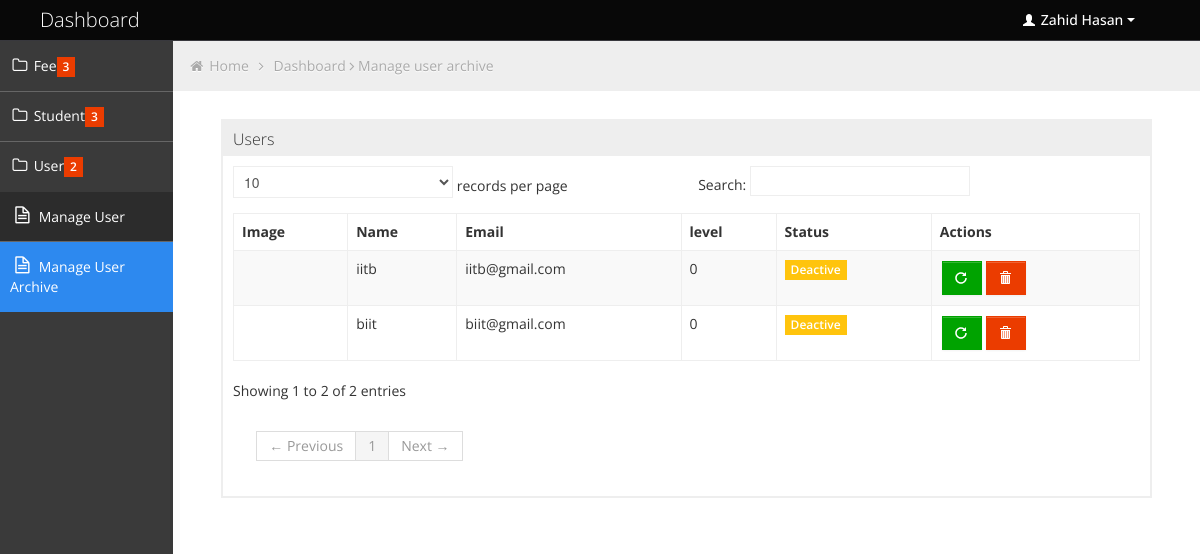
/admin/manageUserArchive.php (signed in), run on the app's committed database.
### tables this page shows
CREATE TABLE `user` (
  `user_id` int(8) NOT NULL,
  `user_image` varchar(255) NOT NULL,
  `user_name` varchar(50) NOT NULL,
  `user_email` varchar(80) NOT NULL,
  `user_password` varchar(50) NOT NULL,
  `user_level` tinyint(1) NOT NULL,
  `activation_status` tinyint(1) NOT NULL,
  `deleteStatus` int(1) NOT NULL
);

### admin/manageUserArchive.php (called while the page is built, shortened)
<?php
	include 'dashboard.php';
?>

### classes/database.php (called while the page is built, shortened)
<?php
    class Database{
        public function __construct() {
            $userName="root";
            $hostName="localhost";
            $password="";
            $dbName="feecollectionsystem";
            $this->link= mysqli_connect($hostName, $userName, $password, $dbName);
        }
    }
?>

### classes/admin.php (called while the page is built, shortened)
<?php
    include 'database.php';
    class Admin{
        public $db;
        public function __construct() {
            $this->db=new Database();
        }
		public function viewAllUserArchive(){
			$sql="SELECT * FROM user WHERE deleteStatus=1";
			$result=mysqli_query($this->db->link,$sql);
			return $result;
		}
    }
?>

### admin/pages/manageUserArchive.php (the view)
<?php
	$userResult=$objAdmin->viewAllUserArchive();
?>
<div class="row-fluid sortable">
	<div class="box span12">
		<div class="box-header" data-original-title>
			<h2></span>Users</h2>
		</div>
		<div class="box-content">
			<style type="text/css">
				form{
					float:left;
					margin:2px;
				}
			</style>
			<table class="table table-striped table-bordered bootstrap-datatable datatable">
			  <thead>
				  <tr>
					  <th>Image</th>
					  <th>Name</th>
					  <th>Email</th>
					  <th>level</th>
					  <th>Status</th>
					  	<?php
							if(($_SESSION['fcs_user_level']==1)||($_SESSION['fcs_user_level']==2)){
						?>
						  <th>Actions</th>
						<?php
							}
						?>
				  </tr>
			  </thead>
			  <tbody>
				<?php
					while($row=mysqli_fetch_assoc($userResult)){
						?>
						<tr>
							<td><?php if(isset( $row['user_image'])){?>
								<a href="../<?php echo $row['user_image'];?>">
									<img width='50px' src="../<?php echo $row['user_image'];?>" alt="" /><?php } ?>
								</a>
							</td>
							<td><?php echo $row['user_name'];?></td>
							<td><?php echo $row['user_email'];?></td>
							<td><?php echo $row['user_level'];?></td>
							<td class="center">
								<?php
									if ($row['activation_status'] == 1) {
										?>
										<span class="label label-success">Active</span>
										<?php
									} else {
										?>
										<span class="label label-warning">Deactive</span>
										<?php
									}
								?>
							</td>
							<?php
								if(($_SESSION['fcs_user_level']==1)||($_SESSION['fcs_user_level']==2)){
							?>
								<td class="center">
									<?php
										if(($_SESSION['fcs_user_level']==1)){
									?>
									   <form action="" method='post'>
											<button class="btn btn-success" type='submit' name='RestoreUserId' value="<?php echo $row['user_id'];?>" title='restore'>
												<i class="halflings-icon white repeat"></i>
											</button>
										</form>
										<form action="" method='post'>
											<button onclick="return confirm('Are you want to delete it permanently!')" class="btn btn-danger" type='submit' name='deleteUserIdPermanently' value="<?php echo $row['user_id'];?>"  title='delete'>
												<i class="halflings-icon white trash"></i>
											</button>
										</form>
									<?php
										}
									?>
								</td>
							<?php
								}
							?>
						</tr>
						<?php
					}
				?>
			  </tbody>
		  </table>
		</div>
	</div>
</div>

### assets/backend/css/style.css (style rules this page uses)
.yellow, .yellow [class="box-header"], .yellow.box, .slider.yellow .ui-slider-range, .progress.yellow .ui-progressbar-value, .sliderVertical.yellow .ui-slider-range, .progressSlim.yellow .ui-progressbar-value, .label-warning, .badge-warning { background: #FFC40D !important; border-color: #FFC40D !important; color: #fff; }
body { background: #F5F5F5; color: #333; border: none; font-family: 'Open Sans', sans-serif; font-weight: 400; }
h2 { font-size: 16px; line-height: 16px; }
.box { border: 2px solid #eee; background: #fff !important; margin-bottom: 28px; }
.box-header { height: 16px; font-size: 16px; line-height: 16px; padding: 10px; background: #eee; -webkit-box-shadow: none; -moz-box-shadow: none; box-shadow: none; overflow: hidden; }
.box-header h2 { float:left; margin-top: 0px; font-weight: 300; }
.box-content { position: relative; z-index: 50; margin-top: -1px; padding: 10px; background: #fff !important; }
.label, .badge { text-shadow: none; font-family: 'Open Sans', sans-serif; font-weight: 600; font-size: 12px; padding: 3px 6px; }
.label { -webkit-border-radius: 0px; -moz-border-radius: 0px; border-radius: 0px; }
.btn { display: inline-block; padding: 6px 12px; margin-bottom: 0; font-size: 14px; font-weight: 500; line-height: 20px; text-align: center; white-space: nowrap; vertical-align: middle; cursor: pointer; border: 1px solid #a7a9aa; -webkit-border-radius: 0px !important; border-radius: 0px !important; }
.btn i { margin-top: 2px; }
.btn { color: #ffffff; background-color: #a7a9aa; border-color: #a7a9aa; background-image: none; filter: none; text-shadow: none; }
.btn-danger { background-color: #EB3C00; border-color: #EB3C00; }
.btn-success { background-color: #00A300; border-color: #00A300; }
.table th, .table td { border-top: 1px solid #eee; }
.table-bordered { border-color: #eee; -webkit-border-radius: 0px !important; -moz-border-radius: 0px !important; border-radius: 0px !important; }
.table-bordered th, .table-bordered td { border-left: 1px solid #eee; }
.table-bordered thead:first-child tr:first-child > th:first-child, .table-bordered tbody:first-child tr:first-child > td:first-child, .table-bordered tbody:first-child tr:first-child > th:first-child { -webkit-border-radius: 0px !important; -moz-border-radius: 0px !important; border-radius: 0px !important; }
.table-bordered thead:first-child tr:first-child > th:last-child, .table-bordered tbody:first-child tr:first-child > td:last-child, .table-bordered tbody:first-child tr:first-child > th:last-child { -webkit-border-radius: 0px !important; -moz-border-radius: 0px !important; border-radius: 0px !important; }
.table-bordered thead:last-child tr:last-child > th:first-child, .table-bordered tbody:last-child tr:last-child > td:first-child, .table-bordered tbody:last-child tr:last-child > th:first-child, .table-bordered tfoot:last-child tr:last-child > td:first-child, .table-bordered tfoot:last-child tr:last-child > th:first-child { -webkit-border-radius: 0px !important; -moz-border-radius: 0px !important; border-radius: 0px !important; }
.table-bordered thead:last-child tr:last-child > th:last-child, .table-bordered tbody:last-child tr:last-child > td:last-child, .table-bordered tbody:last-child tr:last-child > th:last-child, .table-bordered tfoot:last-child tr:last-child > td:last-child, .table-bordered tfoot:last-child tr:last-child > th:last-child { -webkit-border-radius: 0px !important; -moz-border-radius: 0px !important; border-radius: 0px !important; }

### assets/backend/css/halflings.css (style rules this page uses)
html, html .halflings { -webkit-font-smoothing: antialiased !important; }
.halflings-icon { display: inline-block; width: 14px; height: 14px; line-height: 14px; vertical-align: text-top; background-image: url(../img/glyphicons_halflings.svg); background-position: 0 0; background-repeat: no-repeat; vertical-align: top; *display: inline; *zoom: 1; *margin-right: .3em; }
.halflings-icon.white { background-image: url(../img/glyphicons_halflings-white.svg); }
.halflings-icon.trash { background-position: -456px 0; }
.halflings-icon.repeat { background-position: -216px -24px; }

### admin/pages/manageUserArchive.php (style rules this page uses)
form { float:left; margin:2px; }

### data on the page
user: user_name "iitb", user_email "iitb@gmail.com", user_level "0", activation_status "Deactive", $row['user_id'] 70 (drawn)
user: user_name "biit", user_email "biit@gmail.com", user_level "0", activation_status "Deactive", $row['user_id'] 72 (drawn)

### other printed values
$_SESSION['fcs_user_name'] "Zahid Hasan"
$breadcrumb "Manage user archive"
